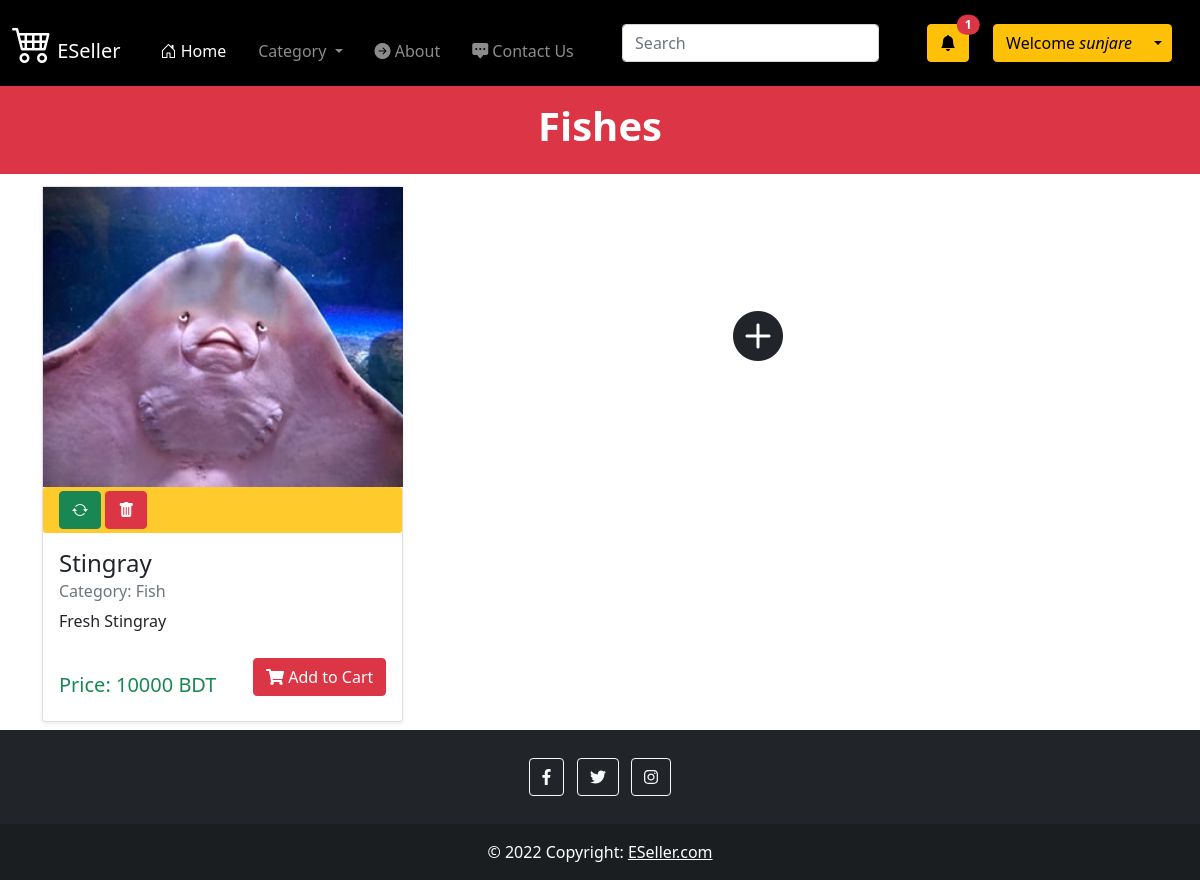
The page /fish (signed in) on the database its author committed.
### home/models.py (models this page shows, shortened)
class Product(models.Model):
    product_id = models.AutoField(primary_key=True)
    product_name = models.CharField(max_length=100)
    category = models.CharField(max_length=100)
    price = models.IntegerField()
    description = models.CharField(max_length=400)
    pub_date = models.DateField()
    image = models.ImageField(upload_to="static")

### home/views.py (the view)
# urls.py: path("fish", views.fish, name='fish'),
def fish(request):
    product = Product.objects.filter(category="Fish")
    n = Product.objects.filter(category="Fish").count()
    if request.user.is_authenticated:
        customer = request.user
        if Order.objects.filter(customer=customer,complete=False).count():
            order = Order.objects.get(customer=customer,complete=False)
            number_of_product_in_cart = order.get_cart_items
        else:
            number_of_product_in_cart = 0
        params = {'product': product, 'range':range(1,n), 'n':n, 'number_of_product_in_cart': number_of_product_in_cart}
    else:
        params = {'product': product, 'range':range(1,n), 'n':n}
    return render(request,'fish.html',params)

### templates/fish.html (shortened to what this page needs)
{% extends 'base.html' %} {% block title %} Fishes {% endblock title %}
{% block body %}
<div class="p-3 mb-1 bg-danger text-white text-center my-0">
    <h1><b>Fishes</b></h1>
</div>
{% if n > 0 %}
<div class="album py-2 bg-gradient">
    <div class="container">
        <div class="row row-cols-1 row-cols-sm-2 row-cols-md-3 g-3">
            {% for i in product %}
            <div class="col">
                <div class="card shadow-sm product_data">
                    <img src="{{i.image}}" width="360px" height="300px"/>
                    {%if user.is_superuser%}
                    <div class=" container d-grid gap-5 d-md-block   py-1"
                        style="background-color: #FFCA2C; border-radius: 3px; border-color: black;">
                        <button type="button" class="btn btn-success" data-bs-toggle="modal"
                            data-bs-target="#updateModal-{{ forloop.counter }}">
                            <i class="bi bi-arrow-repeat"></i>
                        </button>
                        <button type="button" class="btn btn-danger" data-bs-toggle="modal"
                            data-bs-target="#DeleteModal-{{ forloop.counter }}">
                            <i class="bi bi-trash-fill"></i>
                        </button>
                    </div>
                    {% endif %}
                    <div class="card-body">
                        <h4 class="card-title">{{ i.product_name}}</h4>
                        <h6 class="card-subtitle mb-2 text-muted">
                            Category: {{i.category}}
                        </h6>
                        <p class="card-text">{{i.description}}</p>
                        <div class="buy d-flex justify-content-between align-items-center">
                            <div class="price text-success">
                                <h5 class="mt-4">Price: {{i.price}} BDT</h5>
                            </div>
                        <button data-product="{{i.product_id}}"" data-action="add" class="btn btn-danger add-btn update-cart" style="height:100%;">
                                <i class="fa fa-shopping-cart"></i> Add to Cart</button>
                        </div>
                    </div>
                </div>
            </div>
            {% endfor %}
            {%if user.is_superuser%}
            <div class="container-fluid bg-gradient mb-5 ">
                <button type="button" class="btn  ms-0" style="width: 300px; height: 300px;" data-bs-toggle="modal"
                    data-bs-target="#exampleModal">
                    <i class="bi bi-plus-circle-fill" style='font-size:50px;'></i>
                </button>
            </div>
            {%endif%}
        </div>
    </div>
</div>
{% endif %}
{% endblock body %}

### templates/base.html (shortened to what this page needs)
<!DOCTYPE html>
<html lang="en">
{% load static %}
<head>
  <link href="https://cdn.jsdelivr.net/npm/bootstrap@5.1.3/dist/css/bootstrap.min.css" rel="stylesheet"
 />
  <link rel="stylesheet" href="https://cdn.jsdelivr.net/npm/bootstrap-icons@1.7.2/font/bootstrap-icons.css" />
</head>
<body>
  <nav class="navbar navbar-expand-lg navbar-dark" style="background-color: #000000;">
    <div class="container-fluid">
      <a class="navbar-brand" href="/">
        <i class="bi bi-cart4" style="font-size: 40px"></i>
        ESeller
      </a>
      <div class="collapse navbar-collapse" id="navbarSupportedContent">
        <ul class="navbar-nav me-auto mb-2 mb-lg-0">
          <li class="nav-item ms-3">
            <a class="nav-link active mt-3" aria-current="page" href="/">
              <i class="bi bi-house-door"></i> Home</a>
          </li>
          <li class="nav-item dropdown ms-3">
            <a class="nav-link dropdown-toggle mt-3" href="#" id="navbarDropdown" role="button"
              data-bs-toggle="dropdown" aria-expanded="false">
              Category
            </a>
          </li>
          <li class="nav-item ms-3">
            <a class="nav-link mt-3" href="/about">
              <i class="bi bi-arrow-right-circle-fill"></i> About</a>
          </li>
          <li class="nav-item ms-3">
            <a class="nav-link mt-3" href="/contact">
              <i class="bi bi-chat-square-dots-fill"></i>
              Contact Us</a>
          </li>
        </ul>
        <form method='get' action='/search' class="form-inline mb-3 me-5 mt-3">
          <input class="form-control mr-sm-2" type="search" placeholder="Search" aria-label="Search" name="search" id="search">
        </form>
        {% if user.is_authenticated %}
        {% if user.is_superuser%}
        <button type="button" class="btn btn-warning position-relative me-4">
          <i class="bi bi-bell-fill"></i>
          <span class="position-absolute top-0 start-100 translate-middle badge rounded-pill bg-danger">
            1
          </span>
        </button>
        {% else %}
        <a type="button" class="btn btn-warning me-2" href="/cart"><i class="bi bi-bag-check-fill"></i> Cart(<b>{{number_of_product_in_cart}}</b>)</a>
        {% endif %}
        <div class="btn-group me-3">
          <button type="button" class="btn btn-warning">
            Welcome <i>{{request.user}}</i>
          </button>
          <button type="button" class="btn btn-warning dropdown-toggle dropdown-toggle-split" data-bs-toggle="dropdown"
            aria-expanded="false">
          </button>
        </div>
        {%endif%}
      </div>
    </div>
  </nav>
  {% block body %}{% endblock body %}
    <footer class="bg-dark text-center text-white last-part">
      <div class="container p-4 pb-0">
        <section class="mb-4">
          <a class="btn btn-outline-light btn-floating m-1" href="https://facebook.com/home" role="button"><i class="fab fa-facebook-f"></i></a>
          <a class="btn btn-outline-light btn-floating m-1" href="https://twitter.com" role="button"
            ><i class="fab fa-twitter"></i
          ></a>
          <a class="btn btn-outline-light btn-floating m-1" href="https://instagram.com" role="button"
            ><i class="fab fa-instagram"></i
          ></a>
        </section>
      </div>
      <div class="text-center p-3" style="background-color: rgba(0, 0, 0,0.2);">
        © 2022 Copyright:
        <a class="text-white" href="https://eseller.com">ESeller.com</a>
      </div>
    </footer>
</body>
</html>

### rows shown on the page
Product: image (picture), product_name "Stingray", category "Fish", description "Fresh Stingray", price "10000"

### other values the page prints
{{ request.user }} "sunjare"
